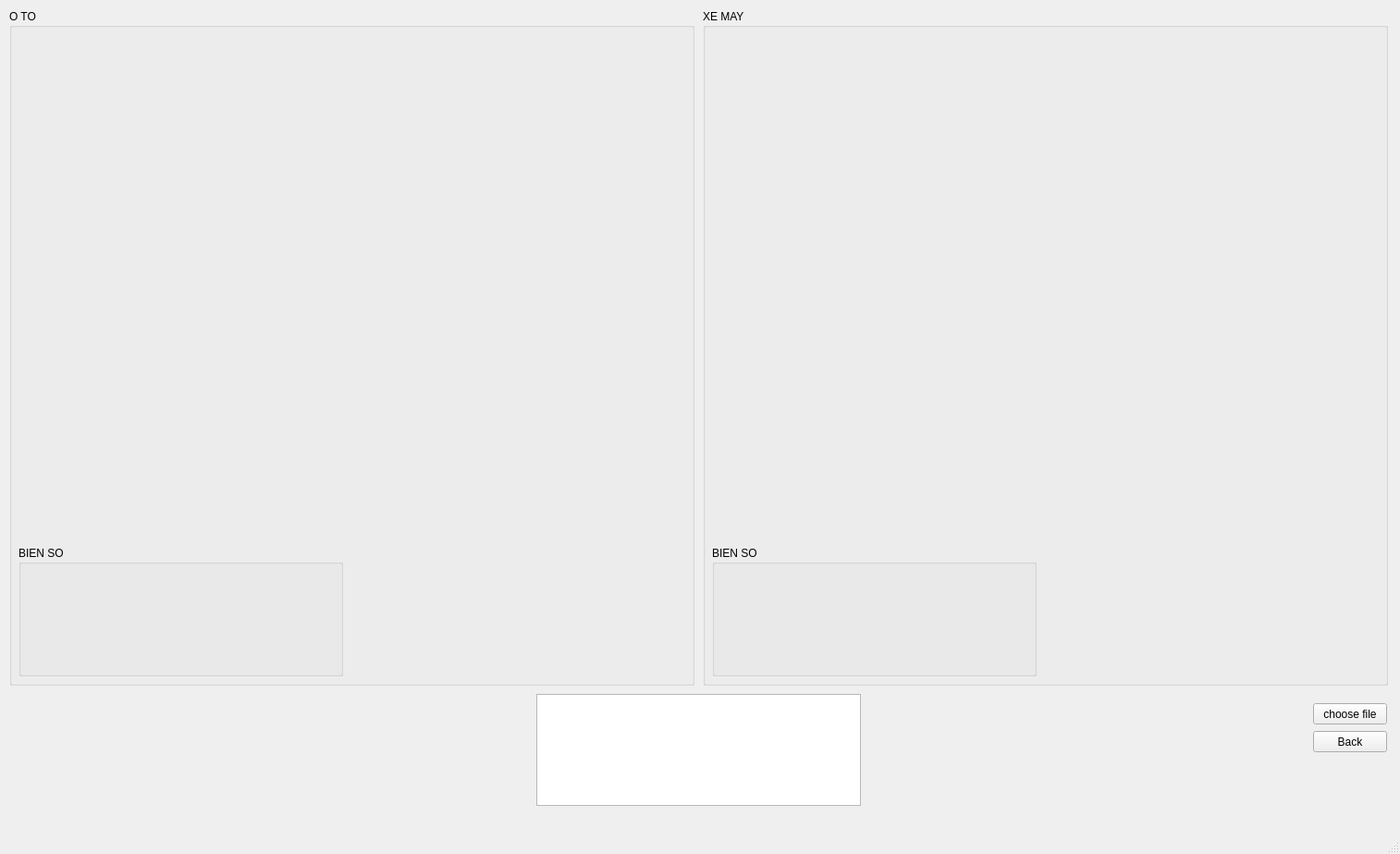
<?xml version="1.0" encoding="UTF-8"?>
<ui version="4.0">
 <class>WindowIN</class>
 <widget class="QMainWindow" name="WindowIN">
  <property name="geometry">
   <rect>
    <x>0</x>
    <y>0</y>
    <width>1514</width>
    <height>923</height>
   </rect>
  </property>
  <property name="maximumSize">
   <size>
    <width>9999999</width>
    <height>16777215</height>
   </size>
  </property>
  <property name="windowTitle">
   <string>MainWindow</string>
  </property>
  <widget class="QWidget" name="centralwidget">
   <widget class="QPushButton" name="btnChooseFile">
    <property name="geometry">
     <rect>
      <x>1420</x>
      <y>760</y>
      <width>80</width>
      <height>23</height>
     </rect>
    </property>
    <property name="text">
     <string>choose file</string>
    </property>
   </widget>
   <widget class="QPushButton" name="btnBackIN">
    <property name="geometry">
     <rect>
      <x>1420</x>
      <y>790</y>
      <width>80</width>
      <height>23</height>
     </rect>
    </property>
    <property name="text">
     <string>Back</string>
    </property>
   </widget>
   <widget class="QGroupBox" name="gbCar">
    <property name="geometry">
     <rect>
      <x>10</x>
      <y>10</y>
      <width>741</width>
      <height>731</height>
     </rect>
    </property>
    <property name="title">
     <string>O TO</string>
    </property>
    <widget class="QLabel" name="lblImgCar">
     <property name="geometry">
      <rect>
       <x>10</x>
       <y>30</y>
       <width>720</width>
       <height>540</height>
      </rect>
     </property>
     <property name="maximumSize">
      <size>
       <width>1280</width>
       <height>720</height>
      </size>
     </property>
     <property name="text">
      <string/>
     </property>
    </widget>
    <widget class="QGroupBox" name="gbPlateCar">
     <property name="geometry">
      <rect>
       <x>10</x>
       <y>580</y>
       <width>351</width>
       <height>141</height>
      </rect>
     </property>
     <property name="title">
      <string>BIEN SO</string>
     </property>
     <widget class="QLabel" name="lblPlateCar">
      <property name="geometry">
       <rect>
        <x>90</x>
        <y>40</y>
        <width>171</width>
        <height>81</height>
       </rect>
      </property>
      <property name="text">
       <string/>
      </property>
     </widget>
    </widget>
    <widget class="QLabel" name="txtLPCar">
     <property name="geometry">
      <rect>
       <x>450</x>
       <y>630</y>
       <width>171</width>
       <height>61</height>
      </rect>
     </property>
     <property name="font">
      <font>
       <pointsize>20</pointsize>
      </font>
     </property>
     <property name="text">
      <string/>
     </property>
    </widget>
   </widget>
   <widget class="QGroupBox" name="gbMotobike">
    <property name="geometry">
     <rect>
      <x>760</x>
      <y>10</y>
      <width>741</width>
      <height>731</height>
     </rect>
    </property>
    <property name="title">
     <string>XE MAY</string>
    </property>
    <widget class="QLabel" name="lblImgMotobike">
     <property name="geometry">
      <rect>
       <x>10</x>
       <y>30</y>
       <width>720</width>
       <height>540</height>
      </rect>
     </property>
     <property name="maximumSize">
      <size>
       <width>1280</width>
       <height>720</height>
      </size>
     </property>
     <property name="text">
      <string/>
     </property>
    </widget>
    <widget class="QGroupBox" name="gbPlateMotobike">
     <property name="geometry">
      <rect>
       <x>10</x>
       <y>580</y>
       <width>351</width>
       <height>141</height>
      </rect>
     </property>
     <property name="title">
      <string>BIEN SO</string>
     </property>
     <widget class="QLabel" name="lblPlateMotobike">
      <property name="geometry">
       <rect>
        <x>90</x>
        <y>40</y>
        <width>171</width>
        <height>81</height>
       </rect>
      </property>
      <property name="text">
       <string/>
      </property>
     </widget>
    </widget>
    <widget class="QLabel" name="txtLPMotobike">
     <property name="geometry">
      <rect>
       <x>470</x>
       <y>630</y>
       <width>171</width>
       <height>61</height>
      </rect>
     </property>
     <property name="font">
      <font>
       <pointsize>20</pointsize>
      </font>
     </property>
     <property name="text">
      <string/>
     </property>
    </widget>
   </widget>
   <widget class="QListWidget" name="lw">
    <property name="geometry">
     <rect>
      <x>580</x>
      <y>750</y>
      <width>351</width>
      <height>121</height>
     </rect>
    </property>
    <property name="font">
     <font>
      <pointsize>15</pointsize>
     </font>
    </property>
   </widget>
  </widget>
  <widget class="QMenuBar" name="menubar">
   <property name="geometry">
    <rect>
     <x>0</x>
     <y>0</y>
     <width>1514</width>
     <height>20</height>
    </rect>
   </property>
  </widget>
  <widget class="QStatusBar" name="statusbar"/>
 </widget>
 <resources/>
 <connections/>
</ui>
